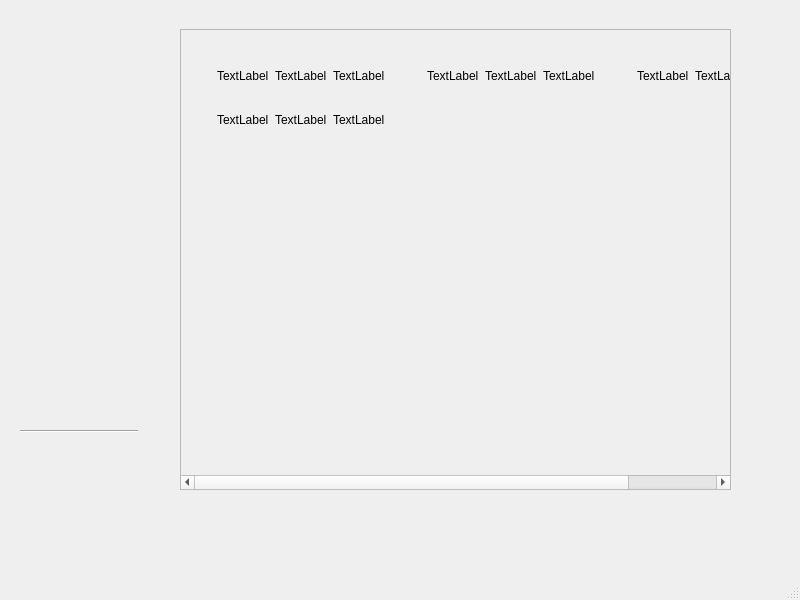
<?xml version="1.0" encoding="UTF-8"?>
<ui version="4.0">
 <class>MainWindow</class>
 <widget class="QMainWindow" name="MainWindow">
  <property name="geometry">
   <rect>
    <x>0</x>
    <y>0</y>
    <width>800</width>
    <height>600</height>
   </rect>
  </property>
  <property name="windowTitle">
   <string>MainWindow</string>
  </property>
  <widget class="QWidget" name="centralwidget">
   <widget class="QScrollArea" name="scrollArea">
    <property name="geometry">
     <rect>
      <x>180</x>
      <y>29</y>
      <width>551</width>
      <height>461</height>
     </rect>
    </property>
    <property name="widgetResizable">
     <bool>true</bool>
    </property>
    <widget class="QWidget" name="scrollAreaWidgetContents">
     <property name="geometry">
      <rect>
       <x>0</x>
       <y>0</y>
       <width>615</width>
       <height>440</height>
      </rect>
     </property>
     <layout class="QVBoxLayout" name="verticalLayout">
      <item>
       <widget class="QWidget" name="widget" native="true">
        <layout class="QHBoxLayout" name="horizontalLayout">
         <item>
          <widget class="QWidget" name="widget_2" native="true">
           <layout class="QVBoxLayout" name="verticalLayout_2">
            <item>
             <widget class="QWidget" name="widget_5" native="true">
              <layout class="QHBoxLayout" name="horizontalLayout_2">
               <item>
                <widget class="QLabel" name="label_7">
                 <property name="text">
                  <string>TextLabel</string>
                 </property>
                </widget>
               </item>
               <item>
                <spacer name="horizontalSpacer">
                 <property name="orientation">
                  <enum>Qt::Horizontal</enum>
                 </property>
                 <property name="sizeHint" stdset="0">
                  <size>
                   <width>40</width>
                   <height>20</height>
                  </size>
                 </property>
                </spacer>
               </item>
               <item>
                <widget class="QLabel" name="label_8">
                 <property name="text">
                  <string>TextLabel</string>
                 </property>
                </widget>
               </item>
               <item>
                <spacer name="horizontalSpacer_2">
                 <property name="orientation">
                  <enum>Qt::Horizontal</enum>
                 </property>
                 <property name="sizeHint" stdset="0">
                  <size>
                   <width>40</width>
                   <height>20</height>
                  </size>
                 </property>
                </spacer>
               </item>
               <item>
                <widget class="QLabel" name="label_9">
                 <property name="text">
                  <string>TextLabel</string>
                 </property>
                </widget>
               </item>
              </layout>
             </widget>
            </item>
            <item>
             <widget class="QWidget" name="widget_8" native="true">
              <layout class="QHBoxLayout" name="horizontalLayout_5">
               <item>
                <widget class="QLabel" name="label_16">
                 <property name="text">
                  <string>TextLabel</string>
                 </property>
                </widget>
               </item>
               <item>
                <spacer name="horizontalSpacer_7">
                 <property name="orientation">
                  <enum>Qt::Horizontal</enum>
                 </property>
                 <property name="sizeHint" stdset="0">
                  <size>
                   <width>40</width>
                   <height>20</height>
                  </size>
                 </property>
                </spacer>
               </item>
               <item>
                <widget class="QLabel" name="label_17">
                 <property name="text">
                  <string>TextLabel</string>
                 </property>
                </widget>
               </item>
               <item>
                <spacer name="horizontalSpacer_8">
                 <property name="orientation">
                  <enum>Qt::Horizontal</enum>
                 </property>
                 <property name="sizeHint" stdset="0">
                  <size>
                   <width>40</width>
                   <height>20</height>
                  </size>
                 </property>
                </spacer>
               </item>
               <item>
                <widget class="QLabel" name="label_18">
                 <property name="text">
                  <string>TextLabel</string>
                 </property>
                </widget>
               </item>
              </layout>
             </widget>
            </item>
            <item>
             <spacer name="verticalSpacer_3">
              <property name="orientation">
               <enum>Qt::Vertical</enum>
              </property>
              <property name="sizeHint" stdset="0">
               <size>
                <width>20</width>
                <height>40</height>
               </size>
              </property>
             </spacer>
            </item>
           </layout>
          </widget>
         </item>
         <item>
          <widget class="QWidget" name="widget_3" native="true">
           <layout class="QVBoxLayout" name="verticalLayout_3">
            <item>
             <widget class="QWidget" name="widget_7" native="true">
              <layout class="QHBoxLayout" name="horizontalLayout_4">
               <item>
                <widget class="QLabel" name="label_13">
                 <property name="text">
                  <string>TextLabel</string>
                 </property>
                </widget>
               </item>
               <item>
                <spacer name="horizontalSpacer_5">
                 <property name="orientation">
                  <enum>Qt::Horizontal</enum>
                 </property>
                 <property name="sizeHint" stdset="0">
                  <size>
                   <width>40</width>
                   <height>20</height>
                  </size>
                 </property>
                </spacer>
               </item>
               <item>
                <widget class="QLabel" name="label_14">
                 <property name="text">
                  <string>TextLabel</string>
                 </property>
                </widget>
               </item>
               <item>
                <spacer name="horizontalSpacer_6">
                 <property name="orientation">
                  <enum>Qt::Horizontal</enum>
                 </property>
                 <property name="sizeHint" stdset="0">
                  <size>
                   <width>40</width>
                   <height>20</height>
                  </size>
                 </property>
                </spacer>
               </item>
               <item>
                <widget class="QLabel" name="label_15">
                 <property name="text">
                  <string>TextLabel</string>
                 </property>
                </widget>
               </item>
              </layout>
             </widget>
            </item>
            <item>
             <spacer name="verticalSpacer_2">
              <property name="orientation">
               <enum>Qt::Vertical</enum>
              </property>
              <property name="sizeHint" stdset="0">
               <size>
                <width>20</width>
                <height>40</height>
               </size>
              </property>
             </spacer>
            </item>
           </layout>
          </widget>
         </item>
         <item>
          <widget class="QWidget" name="widget_4" native="true">
           <layout class="QVBoxLayout" name="verticalLayout_4">
            <item>
             <widget class="QWidget" name="widget_6" native="true">
              <layout class="QHBoxLayout" name="horizontalLayout_3">
               <item>
                <widget class="QLabel" name="label_10">
                 <property name="text">
                  <string>TextLabel</string>
                 </property>
                </widget>
               </item>
               <item>
                <spacer name="horizontalSpacer_3">
                 <property name="orientation">
                  <enum>Qt::Horizontal</enum>
                 </property>
                 <property name="sizeHint" stdset="0">
                  <size>
                   <width>40</width>
                   <height>20</height>
                  </size>
                 </property>
                </spacer>
               </item>
               <item>
                <widget class="QLabel" name="label_11">
                 <property name="text">
                  <string>TextLabel</string>
                 </property>
                </widget>
               </item>
               <item>
                <spacer name="horizontalSpacer_4">
                 <property name="orientation">
                  <enum>Qt::Horizontal</enum>
                 </property>
                 <property name="sizeHint" stdset="0">
                  <size>
                   <width>40</width>
                   <height>20</height>
                  </size>
                 </property>
                </spacer>
               </item>
               <item>
                <widget class="QLabel" name="label_12">
                 <property name="text">
                  <string>TextLabel</string>
                 </property>
                </widget>
               </item>
              </layout>
             </widget>
            </item>
            <item>
             <spacer name="verticalSpacer_4">
              <property name="orientation">
               <enum>Qt::Vertical</enum>
              </property>
              <property name="sizeHint" stdset="0">
               <size>
                <width>20</width>
                <height>40</height>
               </size>
              </property>
             </spacer>
            </item>
           </layout>
          </widget>
         </item>
        </layout>
       </widget>
      </item>
      <item>
       <spacer name="verticalSpacer">
        <property name="orientation">
         <enum>Qt::Vertical</enum>
        </property>
        <property name="sizeHint" stdset="0">
         <size>
          <width>20</width>
          <height>40</height>
         </size>
        </property>
       </spacer>
      </item>
     </layout>
    </widget>
   </widget>
   <widget class="Line" name="line">
    <property name="geometry">
     <rect>
      <x>20</x>
      <y>430</y>
      <width>118</width>
      <height>3</height>
     </rect>
    </property>
    <property name="font">
     <font>
      <kerning>false</kerning>
     </font>
    </property>
    <property name="orientation">
     <enum>Qt::Horizontal</enum>
    </property>
   </widget>
  </widget>
  <widget class="QMenuBar" name="menubar">
   <property name="geometry">
    <rect>
     <x>0</x>
     <y>0</y>
     <width>800</width>
     <height>21</height>
    </rect>
   </property>
  </widget>
  <widget class="QStatusBar" name="statusbar"/>
 </widget>
 <resources/>
 <connections/>
</ui>
